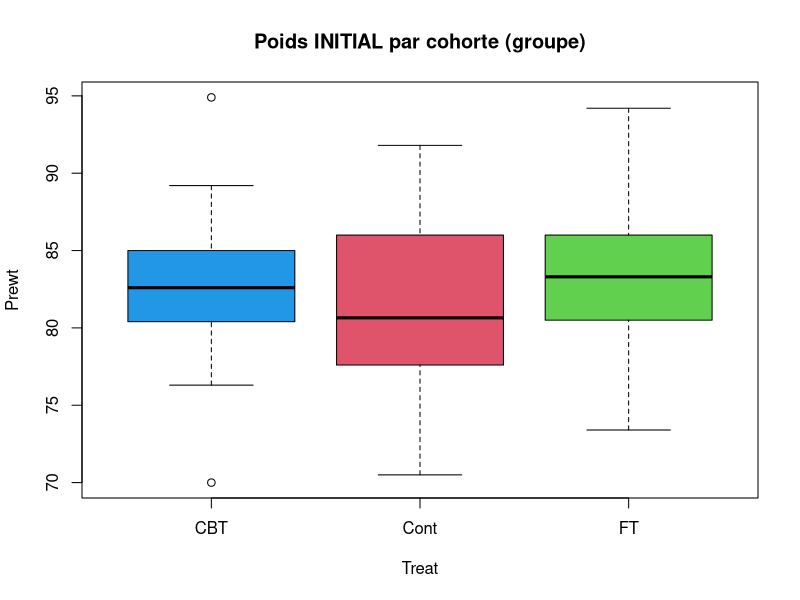
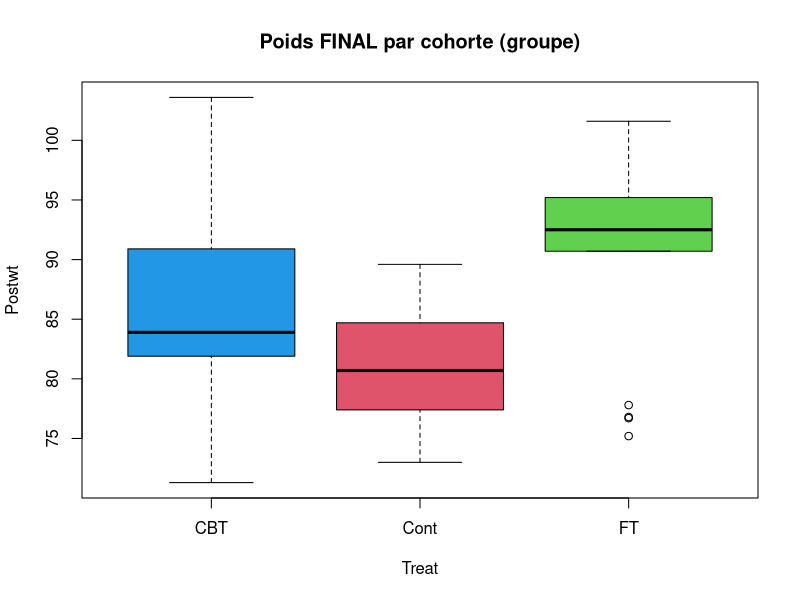

Recreate these plots in R, in order. (Note: this script raises an error after producing the figures.)
# ******************************************************************
#   
#                ** TP : R pour sciences humaines **
#                     Jeux de données dans R
#                               &
#                    Régression linéaire simple (niveau 1)
#                       (Maelle AMAND)
# 
# ******************************************************************
# @@@@@@@@@@@@@@@@@@@@@@@@@@@@@@@@@@@@@@@@@@@@@@@@@@@@@@@@@@@@@@@
# @@@@@@@@@@@@@@@@@ Utiliser des données de R @@@@@@@@@@@@@@@@@@@
# @@@@@@@@@@@@@@@@@@@@@@@@@@@@@@@@@@@@@@@@@@@@@@@@@@@@@@@@@@@@@@@

# Nous allons utiliser les jeux de données "anorexia" puis TitanicSurvical 
# stockés dans la mémoire de R.
# 
# Certains jeux de données sont rangés dans des packages.
# Installons le package MASS pour obtenir les données "anorexia".
install.packages("MASS")

# Activons le package MASS
library(MASS)

# Activons les données "anorexia"
data(anorexia)
attach(anorexia)

# Visualisons les données et retenons le noms des colonnes que l'on va appeler à présent
# variables :
View(anorexia)

# Pour comprendre ce que comprennent ces données faites :
help("anorexia")

# Ces données proviennent d'une expérience qui mesure l'amélioration du poids
# de jeunes femmes anorexiques (après et avant traitement)
# La variable Treat indique 3 groupes :
# 1) Cont: la patiente n'a reçu aucun traitement
# 2) CBT: la patiente a reçu un traitement "cognitive et comportemental"
# 3) FT: la famille a reçu un traitement en même temps que la patiente.

# La variable Prewt indique le poids en livres  (wt) avant traitement (pre) d'où Prewt
# La variable Postwt indique le poids en livres (wt) après traitement (post) d'où Postwt

# Question : en vous aidant de la page d'aide, trouvez la mesure utilisée pour le poids
# des patientes.

# Indiquer le poids moyen avant traitement en utilisant la fonction "mean()"


#____________________________________________________________________________

# Faites de même pour le poids après traitement :


#____________________________________________________________________________

# Appliquez la fonction summary() sur le jeu de données
# pour vérifier que vos moyennes sont bonnes :


#____________________________________________________________________________
# Les chiffres sous Treat indiquent le nombre de fois 


# Le poids en lbs ne nous indique pas grand chose. Convertissons-le en kg:
# 1 livre vaut 0.45359237 kg. 
# Il suffit de multiplier les variables Prewt et Postwt par 0.45359237.

Prewt <- Prewt*0.45359237
Postwt <- Postwt*0.45359237

# Observez les poids à présent:
head(anorexia)


# Observez les moyennes à l'aide de la fonction summary. Ces poids vous parlent-ils plus ?


# Une patiente a le plus petit poids de l'avant traitement: Min. : 31.75 kg
# Quel est le poids de la patiente la plus lourde avant traitement ?
# Qu'en est-il du poids minimum et maximum des groupes des patientes après traitement ?




# Créons une variable "Poidsdiff" qui va comprendre la différence de poids avant / après de chaque patiente:

# Je vais faire l'inverse : la somme des poids avant / après, ce qui n'a pas beaucoup de sens.
# Puis, je vais l'ajouter aux jeu de données en utilisant la fonction "cbind" (column bind = relier une colonne).
# Grâce au modèle ci-dessous, à vous de trouver comment
# créer une variable qui comprend la différence de poids !

PoidsAddition <- Postwt + Prewt
anorexia <- cbind(anorexia, PoidsAddition)
View(anorexia)

# A vous !

Poidsdiff <-
# etc...

  
# Quel est le changement de poids moyen ? (aide : moyenne de Poidsdiff)

  
# En moyenne les patientes prennent ?????? kg à la fin de l'expérience.  
#_________________________________________________________________________________




# @@@@@@@@@@@@@@@@@@@@@@@@@@@@@@@@@@@@@@@@@@@@@@@@@@@@@@@@@@@@@@@
# @@@@@@@@@@@@@@@@@ Régression linéaire @@@@@ @@@@@@@@@@@@@@@@@@@
# @@@@@@@@@@@@@@@@@@@@@@@@@@@@@@@@@@@@@@@@@@@@@@@@@@@@@@@@@@@@@@@


# Anorexia est utilisé comme exemple pour faire une régression linéaire dans l'aide de R.
# Une régression permet de mesurer l'effet d'une variable ou plusieurs variables sur une autre.
# Ex: Les patientes ont-elles pris du poids après le traitement ? (pour celles qui ont reçu un traitement)
# On dit qu'on teste l'effet de la variable Treat sur le poids des patientes.
# 

# A l'aide d'un graphique "boite à moustache",
# observons le poids moyen initial par groupe (sans traitement, traitement individuel et familial)

boxplot(Prewt~Treat, data=anorexia, col=c(4,2,3), main="Poids INITIAL par cohorte (groupe)")
# La boite indique que 50% des patientes ont un poids compris entre le bas et le haut de la boite.


# observons le poids moyen final par groupe (sans traitement, traitement individuel et familial)

boxplot(Postwt~Treat, data=anorexia, col=c(4,2,3), main="Poids FINAL par cohorte (groupe)")

############ BOXPLOT DEFINITION #############
# Le boxplot ou boîte à moustache a l'avantage d'aider à la comparaison de groupes par rapport
# à une variable numérique (ici, le poids).

# La boite indique que 50% des patientes ont un poids compris entre le bas et le haut de la boite.
# La barre noire indique la médiane des données.
# Les "moustaches" indiquent que 90% des données sont comprisent entre celle du bas et du haut.
# Les points sont des valeurs extrêmes, atypiques:
# Cf: image: http://4.bp.blogspot.com/-8D73Wz4iWRQ/ThL5tF0thAI/AAAAAAAAP18/ykE4aRBtSew/s1600/Boite+moustache+commentaires.png

# Quel groupe a pris le plus de poids après traitement ?
# Toujours dans les données après traitement, 
# dans quel groupe trouve-t-on le poids maximal et minimal de toutes les patientes ?


# Avant de faire une régression linéaire on doit d'abord indiquer ce que l'on compare.
# On compare le changement de poids par rapport aux groupe "contrôle" qui n'a reçu aucun traitement spécial.
# On dit que le groupe "Cont" est donc notre "modalité de référence" (English: reference level)

# modifions la variable Teat pour que sa modalité "Cont" devienne le repère par rapport aux
# groupes qui ont reçu un traitement :
anorexia$Treat <- relevel(anorexia$Treat, ref = "Cont")


# Créons notre modèle linéaire. Il s'agit de la même syntaxe de code que pour le 
# boxplot :

model1<- glm(Poidsdiff~Treat, data=anorexia)
summary(model1)

# Les résultats dans summary répondent aux questions suivantes :
# Par rapport au groupe contrôle, la différence de poids est-elle
# significative dans le groupe CBT ? Qu'en est-il du groupe FT ?

# Regardons les étoiles à partir de la ligne TreatCBT
# A la ligne CBT il y a 1 étoile ce qui indique qu'il y a une différence de poids significativement
# différente entre entre le groupe CBT et le groupe contrôle.

# Regardons les étoiles de la ligne TreatFT:
# il y a une différence de poids significativement
# différente entre entre le groupe FT et le groupe contrôle.

# Plus il y a d'étoiles plus la différence / l'effet est significatif. 
# Pour être significatif, il faut que dans la colonne Pr(>|t|), 
# le chiffre soit inférieur à 0.05 (c'est la p-valeur, English: p-value, un indicateur
# de significativité).

# Vérifiez que votre p-valeur est bien inférieure à 0.05. 
# Comparez les p-valeurs de CBT et FT :
# Entre 0.032827 et 0.000161, quel est le chiffre le plus petit ?
# A votre avis, quel groupe a une différence de poids plus grande par rapport au 
# groupe contrôle ?



#________________________________________________________________________
# Vérifions cela. Regardez maintenant la colonne "Estimate"
# La seconde ligne de la colonne Estimate indique la différence de kg moyen entre le 
# groupe contrôle et le groupe CBT. 
# Voici un modèle d'interprétatio: 
# En moyenne, les patientes ayant reçu le traitement CBT prennent 1.8kg 
# (environ 2kg) de plus que les patientes du groupe contrôle.

# A vous ! Utilisez le modèle pour interpréter le groupe FT:



#______________________________________________________________


# Faites une régression linéaire pour tester la différence de poids initial puis final 
# entre les groupes. Appelez-les model2 et model3. Interprétez les résultats. 

model2<- glm(???~Treat, data=anorexia)
summary(model2)


model3 <- 

  # @@@@@@@@@@@@@@@@@@@@@@@@@@@@@@@@@@@@@@@@@@@@@@@@@@@@@@@@@@@@@@@
  # @@@@@@@@@@@@@@@@@@@@@@@@@@@@@ QUIZ @@@@@@@@@@@@@@@@@@@@@@@@@@@@
  # @@@@@@@@@@@@@@@@@@@@@@@@@@@@@@@@@@@@@@@@@@@@@@@@@@@@@@@@@@@@@@@
  
# Comment active-t-on un package dans R ?
  
  
# Comment active-t-on des données déjà stockées dans R ? 

  
# Comment ajouter une colonne supplémentaire à un jeu de données ?

# Dans les données axorexia, comment trouver la différence de poids entre Prewt et Postwt?

# Sachant qu'on peut additioner et soustraire des variables, peut-onles multiplier ou les diviser ?
# Essayez avec Prewt et Postwt !

# Dans un boxplot, 50% des données sont dans.......? Les valeurs etrêmes se trouvent......?


# Que doit-on regarder dans les résultats donnés par summary(model1) 
# quand on débute en régression linéaire ?

# A quoi sert la modalité de référence ?

# Si la p valeur dans la colonne Pr(>|t|) est 0.08, l'effet est-il significatif ?
# A partir de quelle valeur de p a-t-on un effet significatif ?

# Rédiger un paragraphe qui interprete les résultats de la régression linéaire à partir
# des données "anorexia".
summary(model1)
# 
# Call:
#   glm(formula = Poidsdiff ~ Treat, data = anorexia)
# 
# Deviance Residuals: 
#   Min       1Q   Median       3Q      Max  
# -6.3757  -1.9592  -0.2477   2.4642   6.8843  
# 
# Coefficients:
#   Estimate Std. Error t value Pr(>|t|)    
# (Intercept)  20.0097     0.6163  32.467  < 2e-16 ***
#   TreatCBT      1.8486     0.8487   2.178 0.032827 *  
#   TreatFT       3.9137     0.9802   3.993 0.000161 ***


